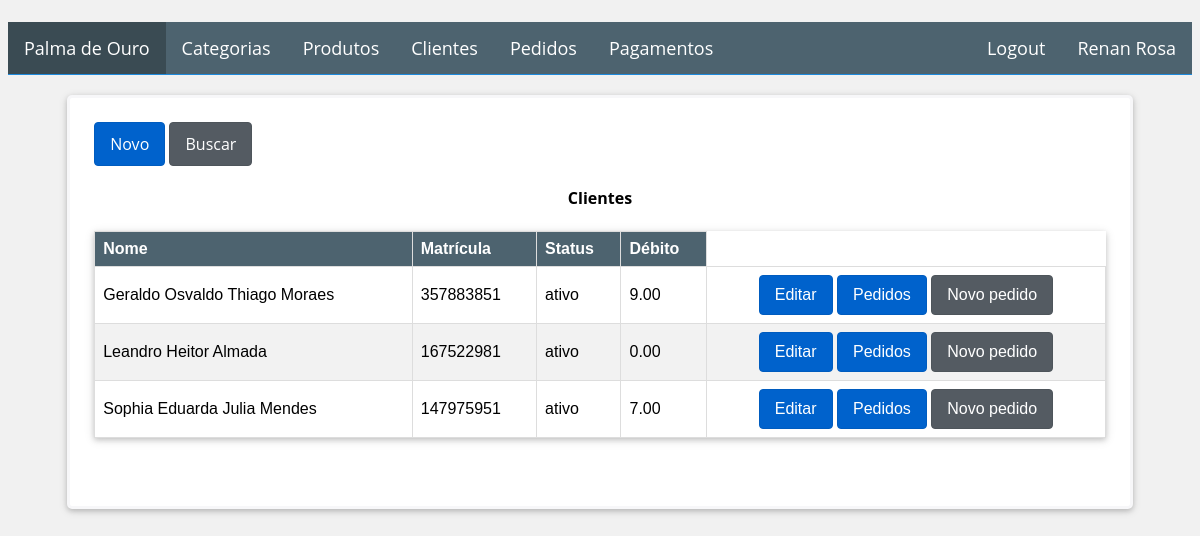
The app's page /client (signed in), older data.
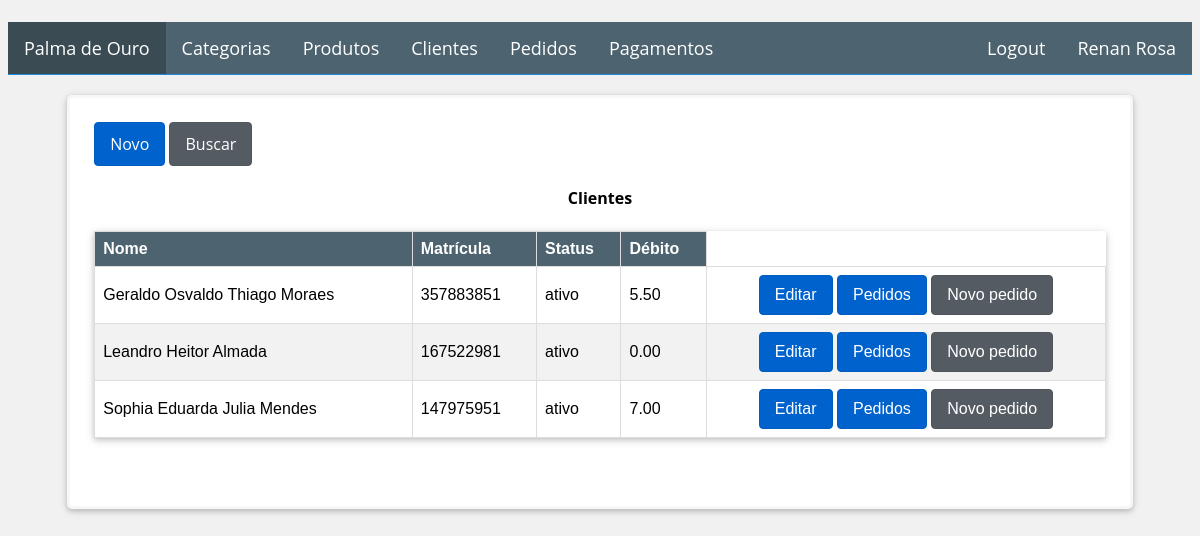
The same page, newer data.
### Golden_Leaf/models.py (models this page shows, shortened)
class User(db.Model):
    __metaclass__ = ABCMeta
    __abstract__ = True
    id = db.Column(db.Integer, primary_key=True)
    name = db.Column(db.String(64), nullable=False, index=True)
    phone_number = db.Column(db.String(11), nullable=False)

class Clerk(User, UserMixin):
    __tablename__ = 'clerks'
    image_file = db.Column(db.String(24), default='default.png')
    email = db.Column(db.String(64), unique=True)
    password_hash = db.Column(db.String(128), nullable=False)
    __mapper_args__ = {
        'concrete': True
    }
    @property
    def password(self) -> None:
        raise AttributeError('password is not a readable attribute')

class Client(User):
    __tablename__ = 'clients'
    __mapper_args__ = {'concrete': True}
    identification = db.Column(db.String(9), unique=True)
    notifiable = db.Column(db.Boolean)
    address = db.Column(db.String(64))
    status = db.Column(db.Boolean)
    amount = db.Column(db.Numeric(10, 2), default=0)

### Golden_Leaf/views/client/routes.py (the view)
@blueprint_client.route('/client')
@register_breadcrumb(blueprint_client, '.', 'Clientes')
@login_required
def get_clients():
    page = request.args.get('page', 1, type=int)
    clients = Client.query.order_by(Client.name).paginate(page=page, per_page=10)
    return render_template('client/list.html', clients=clients)

### Golden_Leaf/models.py (called while the page is built)
@login_manager.user_loader
def load_user(id):
    return Clerk.query.get(id)

### Golden_Leaf/templates/client/list.html (shortened to what this page needs)
{% extends "base.html" %}
{% block page_content %}
<div class="container">
    <div>
        <a href="{{ url_for('blueprint_client.new_client') }}" class="btn btn-primary">
            <span>Novo</span>
        </a>
        <a href="{{ url_for('blueprint_client.search_client') }}" class="btn btn-default">
            <span>Buscar</span>
        </a>
    </div>
    <div>
        <table>
            <caption><h4>Clientes</h4></caption>
            <thead>
                <tr>
                    <th>Nome</th>
                    <th>Matrícula</th>
                    <th>Status</th>
                    <th>Débito</th>
                </tr>
            </thead>
            <tbody>
                {% for client in clients.items %}
                <tr>
                    <td>{{ client.name }}</td>
                    <td>{{ client.identification }}</td>
                    {% if client.status %}
                    <td>ativo</td>
                    {% else %}
                    <td>inativo</td>
                    {% endif %}
                    <td>{{ client.amount }}</td>
                    <td align="center">
                        <a href="{{ url_for('blueprint_client.update_client',id=client.id) }}" class="btn btn-primary">
                             Editar
                        </a>
                        <a href="{{ url_for('blueprint_order.get_orders',id=client.id) }}" class="btn btn-primary">
                            Pedidos
                        </a>
                        <a href="{{ url_for('blueprint_order.new_order',id=client.id) }}" class="btn btn-default">
                            Novo pedido
                        </a>
                    </td>
                </tr>
                {% endfor %}
            </tbody>
        </table>
    </div>
    <div class="panel-footer p-0">
        {% for page_number in clients.iter_pages(left_edge=1,right_edge=1,left_current=1,right_current=2) %}
        {% if page_number %}
        {% if clients.page == page_number %}
        <a class="btn btn-info mb-4"
           href="{{ url_for('blueprint_client.get_clients',page=page_number) }}">{{ page_number }}</a>
        {% else %}
        <a class="btn btn-outline-info mb-4"
           href="{{ url_for('blueprint_client.get_clients',page=page_number) }}">{{ page_number }}</a>
        {% endif %}
        {% else %}
        ...
        {% endif %}
        {% endfor %}
    </div>
</div>
{% endblock %}

### Golden_Leaf/templates/base.html (shortened to what this page needs)
﻿<head>
    {% block head %}
    <link rel="stylesheet" href="https://cdnjs.cloudflare.com/ajax/libs/font-awesome/4.7.0/css/font-awesome.min.css">
    <link rel="stylesheet" type="text/css" href="{{ url_for('static', filename='css/base.css') }}">
    <link rel="stylesheet" type="text/css" href="{{ url_for('static', filename='css/table.css') }}">
    <link rel="stylesheet" type="text/css" href="{{ url_for('static', filename='css/button.css') }}">
    <link rel="stylesheet" type="text/css" href="{{ url_for('static', filename='css/form.css') }}">
    <link rel="stylesheet" type="text/css" href="{{ url_for('static', filename='css/message.css') }}">
    <link rel="stylesheet" type="text/css" href="{{ url_for('static', filename='css/tab.css') }}">
    <link rel="stylesheet" type="text/css" href="{{ url_for('static', filename='css/account.css') }}">
    {% endblock %}
</head>
<body>
    {% block navbar %}
    <header>
        <nav>
            <ul class="nav">
                <li class="nav-item-left">
                    <a class="nav-link active" href="{{ url_for('blueprint_main.index') }}">
                         Palma de Ouro
                    </a>
                </li>
                <li class="nav-item-left">
                    <a class="nav-link" href="{{ url_for('blueprint_category.get_categories') }}">Categorias</a>
                </li>
                <li class="nav-item-left">
                    <a class="nav-link" href="{{ url_for('blueprint_product.get_products') }}">Produtos</a>
                </li>
                <li class="nav-item-left">
                    <a class="nav-link" href="{{ url_for('blueprint_client.get_clients') }}">Clientes</a>
                </li>
                <li class="nav-item-left">
                    <a class="nav-link" href="{{ url_for('blueprint_order.get_orders') }}">Pedidos</a>
                </li>
                <li class="nav-item-left">
                    <a class="nav-link" href="{{ url_for('blueprint_payment.get_payment') }}">Pagamentos</a>
                </li>
                {% if current_user.is_authenticated %}
                <li class="nav-item-right">
                    <a class="nav-link" href="{{ url_for('blueprint_clerk.account') }}">
                        {{ current_user.name }}
                    </a>
                </li>
                <li class="nav-item-right">
                    <a class="nav-link" href="{{ url_for('blueprint_clerk.logout') }}">
                        Logout
                    </a>
                </li>
                {% else %}
                <li class="nav-item-right">
                    <a class="nav-link" href="{{ url_for('blueprint_clerk.login') }}">
                        <span class="glyphicon glyphicon-user"></span> Login
                    </a>
                </li>
                {% endif %}
            </ul>
        </nav>
    </header>
    {% endblock %}
    <main>
        {% block content  %}
        <div>
            {% block page_content %}
            {% endblock %}
        </div>
        {% endblock %}
    </main>
</body>

### Golden_Leaf/static/css/base.css (style rules this page uses)
html, body, h1, h2, h3, h4, h5 { font-family: "Open Sans", sans-serif }
body { background-color: #f1f1f1; margin-top: 0; }
main { margin: auto; width: 90%; }
.nav { list-style-type: none; margin: 0; padding: 0; overflow: hidden; background-color: #4d636f; color: #fff; font-size: 18px; border-bottom: 1px solid #1e8adc; }
.nav-item-left { float: left; }
.nav-item-right { float: right; }
.nav-link { display: block; color: white; text-align: center; padding: 14px 16px; text-decoration: none; }
.active { background-color: #3a4b53; }
.container { border-radius: 5px; color: #000; background-color: #fff; border: solid #f7f7f9; box-shadow: 0 2px 5px 0 rgba(0,0,0,0.16), 0 2px 10px 0 rgba(0,0,0,0.12); padding: 1.5rem; margin-right: 0; margin-left: 0; border-width: .2rem; }

### Golden_Leaf/static/css/table.css (style rules this page uses)
table { background: #fff; color: #000; width: 100%; border-collapse: collapse; font-family: Arial, Helvetica, sans-serif; box-shadow: 0 2px 5px 0 rgba(0,0,0,0.16), 0 2px 10px 0 rgba(0,0,0,0.12); }
th { text-align: left; border: 1px solid #ddd; background-color: #4d636f; color: white; padding: 8px; }
td { border: 1px solid #ddd; padding: 8px; }
table tr:nth-child(even) { background-color: #f2f2f2; }

### Golden_Leaf/static/css/button.css (style rules this page uses)
.btn { display: inline-block; text-decoration: none; border: 1px solid transparent; padding: 10px 15px; color: white; border-radius: .25rem; }
.btn-primary { background-color: #0062cc; border-color: #005cbf; }
.btn-default { background-color: #545b62; border-color: #4e555b; }

Row changes from the older to the newer data that the page shows:
changed Client "Geraldo Osvaldo Thiago Moraes": amount "9.00" → "5.50"
